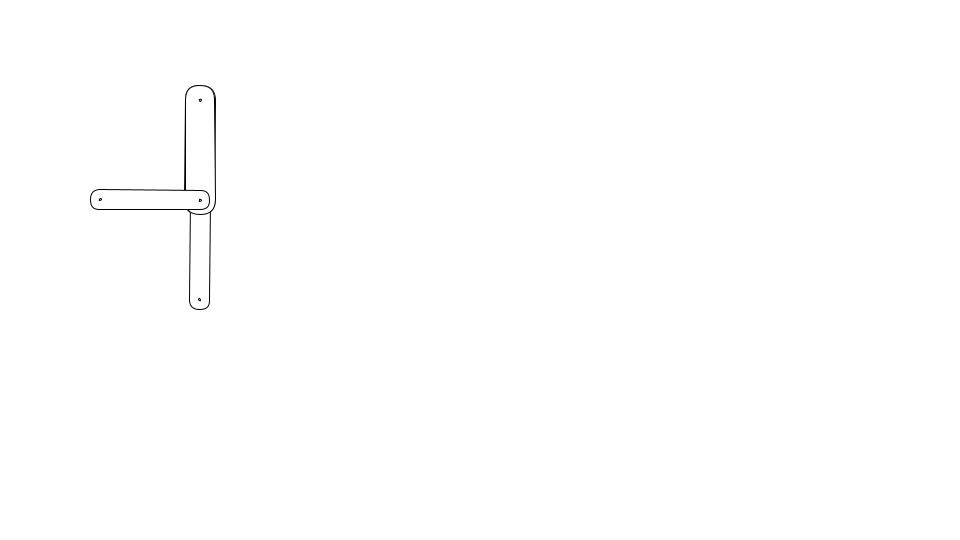
Frame 1 (no input)
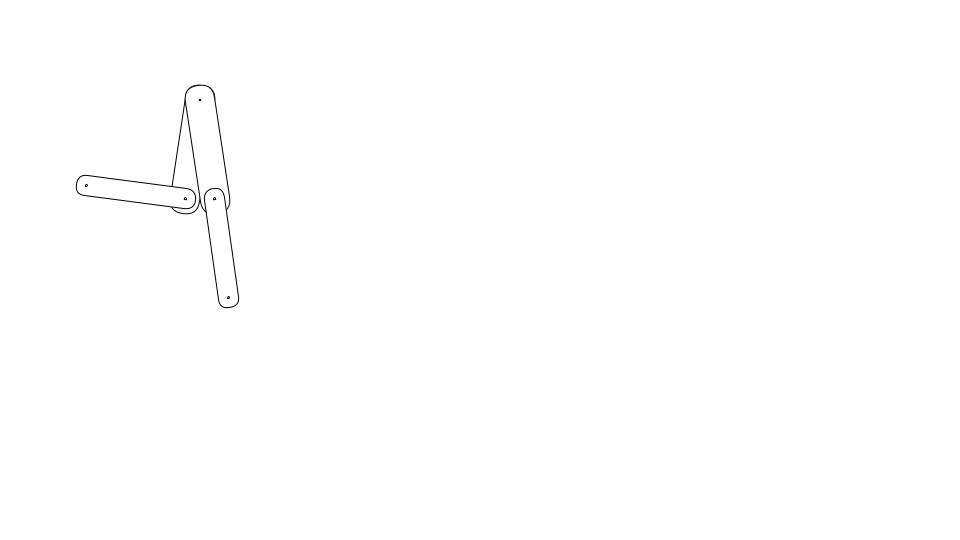
Frame 60 (the mouse pressed at the canvas centre just before this capture)
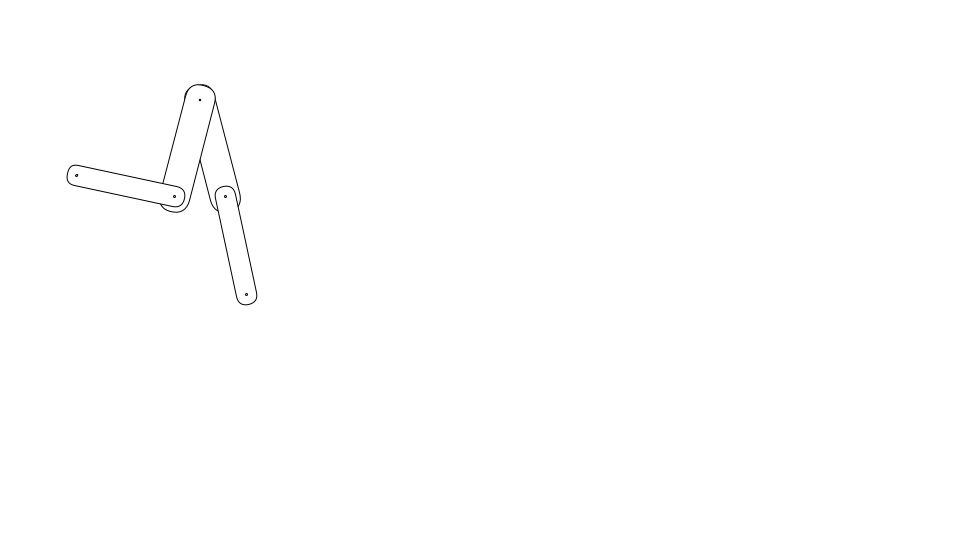
Frame 120 (the mouse held since frame 60 and released just before this capture)

The Processing sketch that drew these frames (run headless with seeded random() and noise(); from frame 60 on, the mouse is pressed at the canvas centre):

// Processing sketch: Walking4
// ── Walking4.pde
Segment segment0;
Segment segment1;
Segment segment2;
Segment segment3;
float cycle;
float offset = - PI/2;

void setup() {
  size(960, 540);
  frameRate(30);
  initialize();
}

void initialize() {
  smooth();

  segment0 = new Segment(100, 30);
  segment0.x = 200;
  segment0.y = 100;
      
  segment1 = new Segment(100, 20);
  segment1.x = segment0.getPin().x;
  segment1.y = segment0.getPin().y;

  segment2 = new Segment(100, 30);
  segment2.x = 200;
  segment2.y = 100;
      
  segment3 = new Segment(100, 20);
  segment3.x = segment2.getPin().x;
  segment3.y = segment2.getPin().y;
}

void draw() {
  background(255);

  walk(segment0, segment1, cycle);
  walk(segment2, segment3, cycle + PI);
  cycle += 0.05;
      
  segment0.update();
  segment1.update();
  segment2.update();
  segment3.update(); 
}

void walk(Segment segA, Segment segB, float cyc) {
  float angleA = sin(cyc) * 45 + 90;
  float angleB = sin(cyc + offset) * 45 + 45;
  segA.rotation = angleA;
  segB.rotation = segA.rotation + angleB;
  segB.x = segA.getPin().x;
  segB.y = segA.getPin().y;
}

////////////////////////////////

class Segment extends Sprite {
  float segmentWidth, segmentHeight;
  float vx, vy;
  
  Segment(float segmentWidth, float segmentHeight) {
    super();
    this.segmentWidth = segmentWidth;
    this.segmentHeight = segmentHeight;
  }
  
  void draw() {
    rect(-segmentHeight / 2,  -segmentHeight / 2, segmentWidth + segmentHeight, segmentHeight, segmentHeight, segmentHeight, segmentHeight, segmentHeight);
    ellipse(0, 0, 2, 2);
    ellipse(segmentWidth, 0, 2, 2);
  }
  
  Point getPin() {
    float angle = rotation * PI / 180;
    float xPos = x + cos(angle) * segmentWidth;
    float yPos = y + sin(angle) * segmentWidth;
    return new Point(xPos, yPos);  
  }
}

////////////////////////////////

class Sprite extends Object {
  float x, y;
  float scaleX, scaleY;
  float width, height;
  float rotation;
  boolean visible;
  color strokeColor;
  color fillColor;
  Boolean isStroke;
  Boolean isFill;
  Boolean isRollOver;
  Boolean locked;
  float xoff, yoff;
 
  Sprite() {
    super();
    scaleX = 1.0;
    scaleY = 1.0;
    strokeColor = color(0);
    fillColor = color(0);
    isStroke = false;
    isFill = false;
    isRollOver = false;
    locked = false;
    visible = true;
  }
  
  void update() {
    if(! visible) return;
    pushMatrix();
    if(locked){
      x = mouseX - xoff;
      y = mouseY - yoff;
    }  
    translate(x, y);
    scale(scaleX, scaleY);
    rotate(rotation * PI / 180.0);
    if(isStroke) stroke(strokeColor);
    if(isFill) fill(fillColor);
    draw();
    popMatrix();
  }
  
  void setStrokeColor(color strokeColor) {
    this.strokeColor = strokeColor;
    isStroke = true;
  }
  
  void setFillColor(color fillColor) {
    this.fillColor = fillColor;
    isFill = true;
  }
  
  void startDrag() {
    if(isRollOver){
      locked = true;
      xoff = mouseX - x;
      yoff = mouseY - y;
    }
  }
  
  void stopDrag() {
    locked = false;
  }
  
  void draw() {}
}

////////////////////////////////

class Point extends Object {
  float x, y;
  
  Point(float x, float y) {
    super();
    this.x = x;
    this.y = y;
  }
}

////////////////////////////////

class Object {
  Object() {}
}
